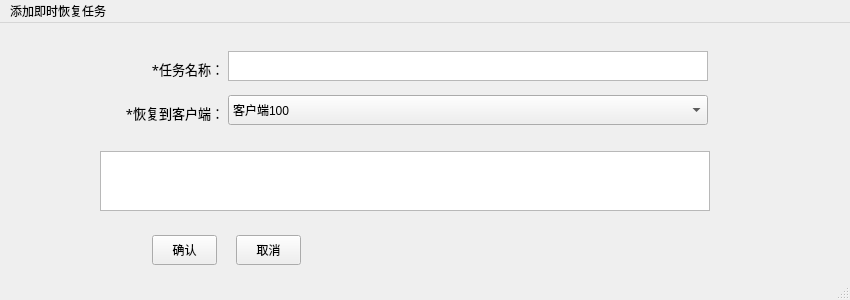
<?xml version="1.0" encoding="UTF-8"?>
<ui version="4.0">
 <class>MainWindow</class>
 <widget class="QMainWindow" name="MainWindow">
  <property name="geometry">
   <rect>
    <x>0</x>
    <y>0</y>
    <width>850</width>
    <height>300</height>
   </rect>
  </property>
  <property name="minimumSize">
   <size>
    <width>850</width>
    <height>300</height>
   </size>
  </property>
  <property name="maximumSize">
   <size>
    <width>850</width>
    <height>300</height>
   </size>
  </property>
  <property name="windowTitle">
   <string>MainWindow</string>
  </property>
  <widget class="QWidget" name="centralwidget">
   <widget class="QLabel" name="label">
    <property name="geometry">
     <rect>
      <x>104</x>
      <y>31</y>
      <width>120</width>
      <height>30</height>
     </rect>
    </property>
    <property name="font">
     <font>
      <family>微软雅黑</family>
      <pointsize>10</pointsize>
     </font>
    </property>
    <property name="layoutDirection">
     <enum>Qt::LeftToRight</enum>
    </property>
    <property name="text">
     <string>*任务名称：</string>
    </property>
    <property name="alignment">
     <set>Qt::AlignRight|Qt::AlignTrailing|Qt::AlignVCenter</set>
    </property>
   </widget>
   <widget class="QTextEdit" name="textEdit">
    <property name="geometry">
     <rect>
      <x>228</x>
      <y>28</y>
      <width>480</width>
      <height>30</height>
     </rect>
    </property>
   </widget>
   <widget class="QLabel" name="label_2">
    <property name="geometry">
     <rect>
      <x>104</x>
      <y>75</y>
      <width>120</width>
      <height>30</height>
     </rect>
    </property>
    <property name="font">
     <font>
      <family>微软雅黑</family>
      <pointsize>10</pointsize>
     </font>
    </property>
    <property name="layoutDirection">
     <enum>Qt::LeftToRight</enum>
    </property>
    <property name="text">
     <string>*恢复到客户端：</string>
    </property>
    <property name="alignment">
     <set>Qt::AlignRight|Qt::AlignTrailing|Qt::AlignVCenter</set>
    </property>
   </widget>
   <widget class="QComboBox" name="comboBox">
    <property name="geometry">
     <rect>
      <x>228</x>
      <y>72</y>
      <width>480</width>
      <height>30</height>
     </rect>
    </property>
    <item>
     <property name="text">
      <string>客户端100</string>
     </property>
    </item>
    <item>
     <property name="text">
      <string>客户端107</string>
     </property>
    </item>
    <item>
     <property name="text">
      <string>客户端108</string>
     </property>
    </item>
    <item>
     <property name="text">
      <string>客户端109</string>
     </property>
    </item>
    <item>
     <property name="text">
      <string>客户端110</string>
     </property>
    </item>
    <item>
     <property name="text">
      <string>客户端111</string>
     </property>
    </item>
   </widget>
   <widget class="QTableWidget" name="tableWidget">
    <property name="geometry">
     <rect>
      <x>100</x>
      <y>128</y>
      <width>610</width>
      <height>60</height>
     </rect>
    </property>
   </widget>
   <widget class="QPushButton" name="pushButton">
    <property name="geometry">
     <rect>
      <x>152</x>
      <y>212</y>
      <width>65</width>
      <height>30</height>
     </rect>
    </property>
    <property name="text">
     <string>确认</string>
    </property>
   </widget>
   <widget class="QPushButton" name="pushButton_2">
    <property name="geometry">
     <rect>
      <x>236</x>
      <y>212</y>
      <width>65</width>
      <height>30</height>
     </rect>
    </property>
    <property name="text">
     <string>取消</string>
    </property>
   </widget>
  </widget>
  <widget class="QMenuBar" name="menubar">
   <property name="geometry">
    <rect>
     <x>0</x>
     <y>0</y>
     <width>850</width>
     <height>23</height>
    </rect>
   </property>
   <widget class="QMenu" name="menu">
    <property name="title">
     <string>添加即时恢复任务</string>
    </property>
   </widget>
   <addaction name="menu"/>
  </widget>
  <widget class="QStatusBar" name="statusbar"/>
 </widget>
 <resources/>
 <connections/>
</ui>
